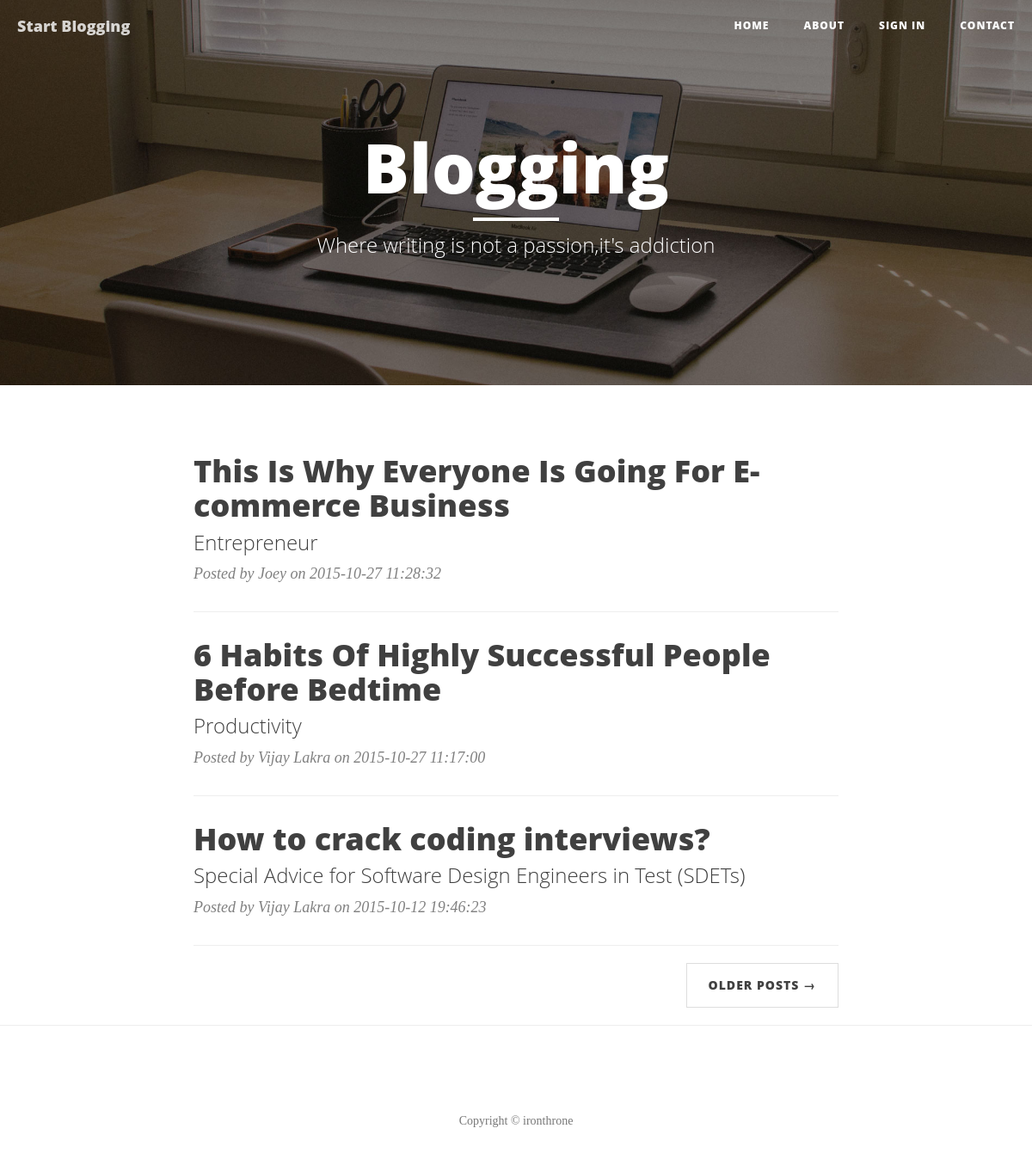
Screenshot of /prevgenpost.php?pid=5 with the database file from the repository.
### tables this page shows
CREATE TABLE IF NOT EXISTS `contents` (
  `post_id` int(11) NOT NULL,
  `user_id` int(11) NOT NULL,
  `name` varchar(25) NOT NULL,
  `contents` longtext NOT NULL,
  `date` varchar(50) NOT NULL,
  `heading` varchar(500) NOT NULL,
  `subheading` varchar(200) NOT NULL
);

### prevgenpost.php (the view, shortened to what this page needs)
<!DOCTYPE html>
<html lang="en">
<head>
    <link href="css/bootstrap.min.css" rel="stylesheet">
    <link href="css/clean-blog.min.css" rel="stylesheet">
</head>
<body>
    <nav class="navbar navbar-default navbar-custom navbar-fixed-top">
        <div class="container-fluid">
            <div class="navbar-header page-scroll">
                <a class="navbar-brand" href="index.php">Start Blogging</a>
            </div>
            <div class="collapse navbar-collapse" id="bs-example-navbar-collapse-1">
                <ul class="nav navbar-nav navbar-right">
                    <li>
                        <a href="index.php">Home</a>
                    </li>
                    <li>
                        <a href="about.php">About</a>
                    </li>
                    <li>
                        <a href="user_login.php">Sign in</a>
                    </li>
                    <li>
                        <a href="contact.html">Contact</a>
                    </li>
                </ul>
            </div>
        </div>
    </nav>
    <header class="intro-header" style="background-image: url('img/home-bg.jpg')">
        <div class="container">
            <div class="row">
                <div class="col-lg-8 col-lg-offset-2 col-md-10 col-md-offset-1">
                    <div class="site-heading">
                        <h1>Blogging</h1>
                        <hr class="small">
                        <span class="subheading">Where writing is not a passion,it's addiction</span>
                    </div>
                </div>
            </div>
        </div>
    </header>
    <div class="container">
        <div class="row">
            <div class="col-lg-8 col-lg-offset-2 col-md-10 col-md-offset-1">
				<?php
                   $pid=$_GET['pid'];
		           $ppid=$pid+2;
								$query= mysql_query("select * from contents order by date DESC LIMIT 1" )or die(mysql_error());
								$fetchrow=mysql_fetch_array($query);
								$last=$fetchrow['post_id'];
								 $query_content = mysql_query("select * from contents where post_id<'$ppid' order by date DESC")or die(mysql_error());
								 $count=0;
								  while($row = mysql_fetch_array($query_content)){
								     $count++;
									 $id = $row['post_id'];
			 ?>
			       <div class="post-preview">
                    <a href="genpost.php<?php echo '?id='.$id; ?>">
                        <h2 class="post-title">
                            <?php echo $row['heading']; ?>
                        </h2>
                        <h3 class="post-subtitle">
                          <?php echo $row['subheading']; ?>
                        </h3>
                    </a>
                   	<p class="post-meta">Posted by  <?php echo $row['name']; ?>  on <?php echo $row['date']; ?>
                </div>
                <hr>
               <?php } ?>
			<?php
                 	if($count >8 && $id!=$last-1)
						     {
			?>
			<ul class="pager">
					<li class="next">
                        <a href="oldgenpost.php<?php echo '?pid=' .$id; ?>">Older Posts &rarr;</a>
                    </li>
					<li class="next">
                        <a href="prevgenpost.php<?php echo '?pid=' .$ppid; ?>">&larr; Previous Posts</a>
                    </li>
                </ul>
			<?php }
			else {
			?>
			<ul class="pager">
					<li class="next">
                        <a href="oldgenpost.php<?php echo '?pid=' .$id; ?>">Older Posts &rarr;</a>
                    </li>
                </ul>
				<?php } ?>
        </div>
		</div>
    </div>
	<hr>
    <footer>
        <div class="container">
            <div class="row">
                <div class="col-lg-8 col-lg-offset-2 col-md-10 col-md-offset-1">
                    <p class="copyright text-muted">Copyright &copy; ironthrone</p>
                </div>
            </div>
        </div>
    </footer>
</body>
</html>

### rows the page displays
contents: heading "This Is Why Everyone Is Going For E-commerce Business", subheading "Entrepreneur", name "Joey", date "2015-10-27 11:28:32"
contents: heading "6 Habits Of Highly Successful People Before Bedtime", subheading "Productivity", name "Vijay Lakra", date "2015-10-27 11:17:00"
contents: heading "How to crack coding interviews?", subheading "Special Advice for Software Design Engineers in Test (SDETs)", name "Vijay Lakra", date "2015-10-12 19:46:23"
